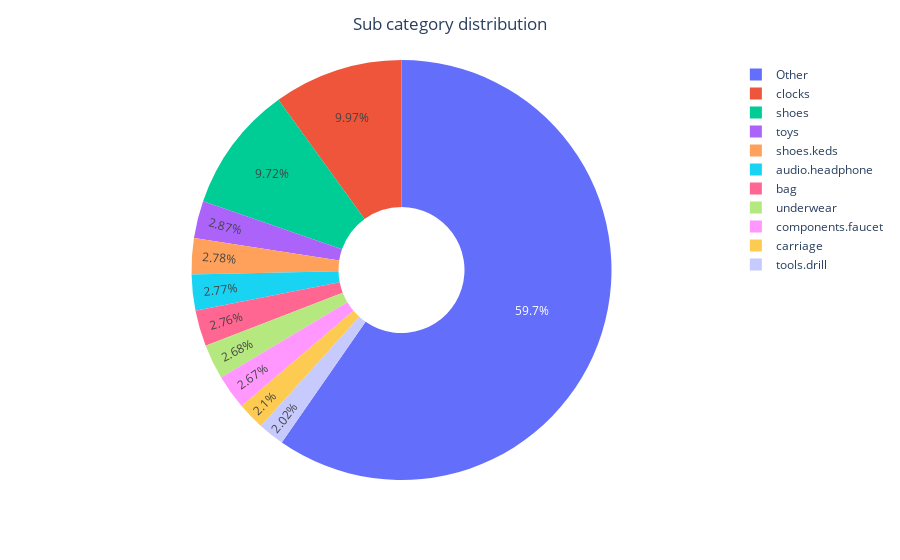

The cell this chart's notebook holds for it:
### Code cell
import numpy as np
import pandas as pd
import plotly.express as px

# Angenommen, 'data_categories' ist Ihr DataFrame und enthält 'sub_category' und 'product_id'

# Übersicht über die Sub-Kategorien
subCat_values = data_categories.groupby('sub_category')['product_id'].nunique().sort_values(ascending=False)
subCat_names = subCat_values.index

print('Number of sub-categories: ', len(subCat_names))

# Summiere die Anzahlen der Produkte für 'Other'
other_value = subCat_values[10:].sum()

# Erstelle Arrays für die ersten 10 Subkategorien und 'Other'
subCat_names_with_other = np.append(subCat_names[:10], 'Other')
subCat_values_with_other = np.append(subCat_values[:10], other_value)

# Erstelle das Tortendiagramm mit Plotly Express
fig = px.pie(names=subCat_names_with_other, values=subCat_values_with_other, hole=0.3)
fig.update_layout({"title": {"text": "Sub category distribution", "x": 0.50}})

# Zeige das Diagramm an
fig.show()

### Figure 1 — Plotly figure (JSON) as saved in the notebook; plotly's stock layout.template omitted (floating-point values rounded to 4 significant figures)
{"data": [{"domain": {"x": [0, 1], "y": [0, 1]}, "hole": 0.3, "hovertemplate": "label=%{label}<br>value=%{value}<extra></extra>", "labels": ["clocks", "shoes", "toys", "shoes.keds", "audio.headphone", "bag", "underwear", "components.faucet", "carriage", "tools.drill", "Other"], "legendgroup": "", "name": "", "showlegend": true, "type": "pie", "values": [8246, 8044, 2377, 2297, 2292, 2284, 2220, 2206, 1739, 1675, 49349]}], "layout": {"legend": {"tracegroupgap": 0}, "margin": {"t": 60}, "title": {"text": "Sub category distribution", "x": 0.5}}}
